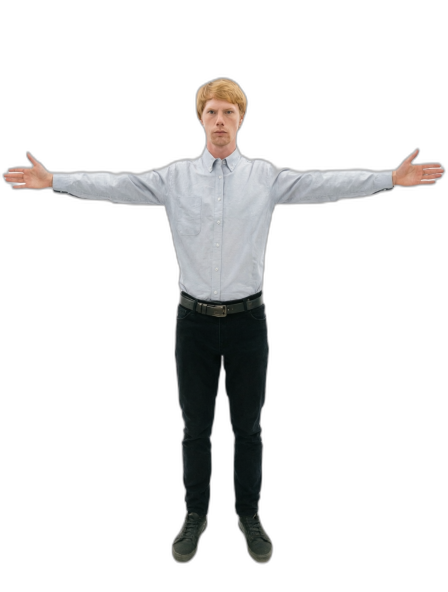
#> input picture assets/cutout.png, 896 x 1184 px (shown at 1/2 size)
$ python build_assets.py
#> lines starting #> are read from the running program, lines starting #| are printed output that depends on the picture; after the words box and inside, x2 and y2 are one past the last pixel; in counts of white or black regions, pixels touching at a corner belong together
"""Cut the rig parts out of assets/cutout.png and write assets/rig.json.

The source photo is a T-pose, which is close to ideal for a cutout rig: nothing is
occluded, both hands are fully visible and the arms are clear of the torso, so no
part has to be reconstructed.

Two details make the joints hold up:

* Each arm piece reaches ~30px *past* its shoulder pivot, into the torso, and the
  arms draw behind the torso. The pivot therefore sits under solid torso pixels
  and swinging an arm down from the T cannot tear the shoulder open.
* Neighbouring pieces overlap along the bone, so a bent elbow or knee shows no gap.

Coordinates are source pixels, measured off the matte (see tools/README.md).

    python tools/build_assets.py
"""

from __future__ import annotations

import json
import math
from pathlib import Path

import numpy as np
from PIL import Image, ImageDraw
from scipy import ndimage as ndi

ROOT = Path(__file__).resolve().parent.parent
CUTOUT = ROOT / "assets" / "cutout.png"
OUT_DIR = ROOT / "assets" / "parts"
RIG_JSON = ROOT / "assets" / "rig.json"

# ---------------------------------------------------------------------------
# Anatomy in source pixels (896x1184 photo)
# ---------------------------------------------------------------------------

JOINTS = {
    "neck": (442, 300),
    "waist": (443, 600),
    "hips": (443, 700),
    # Deliberately at the *top* of the sleeve, not on its centreline. Swinging the
    # arm down from the T maps "outward" to "downward", so any arm material above
    # the pivot swings outboard and pokes out past the shoulder, while material
    # below it swings inboard and stays hidden behind the torso.
    "shoulder_l": (356, 332),
    "shoulder_r": (528, 332),
    "elbow_l": (228, 372),
    "elbow_r": (652, 372),
    "wrist_l": (112, 366),
    "wrist_r": (776, 364),
    "hip_l": (400, 718),
    "hip_r": (487, 718),
    "knee_l": (393, 886),
    "knee_r": (494, 886),
    "ankle_l": (390, 1046),
    "ankle_r": (494, 1046),
}

# Bottom centre between the two shoes: the point that rests on a window edge.
GROUND = (446, 1128)

# The photo is a T-pose, so "arms down" is a rest offset the clips build on top of.
REST_ANGLES = {
    "arm_l_upper": -68.0,
    "arm_l_fore": -6.0,
    "arm_r_upper": 68.0,
    "arm_r_fore": 6.0,
}

# Arm pieces are clamped to start at this y so they carry no material above the
# shoulder pivots; the torso's shoulder cap owns the sleeve tops instead.
_ARM_TOP = 330

_LEG_SPLIT = 444  # the gap between the legs sits here at every height

PART_POLYS: dict[str, list[tuple[int, int]]] = {
    "head": [
        (404, 144), (438, 140), (462, 142), (482, 156), (492, 184), (495, 216),
        (489, 246), (478, 266), (476, 290), (478, 320), (406, 320), (408, 290),
        (405, 266), (394, 244), (387, 212), (390, 174),
    ],
    # Collar down to just below the belt. The shoulders follow the body's own
    # slope and stop where the sleeve begins - taking the full T-pose width here
    # leaves a flat shelf sticking out once the arm swings down. The cap sits a
    # few px wider than his real silhouette so it covers each arm root.
    "torso": [
        (400, 292), (484, 292), (506, 302), (524, 318), (540, 340), (546, 372),
        (548, 440), (538, 500), (534, 560), (536, 606), (538, 640), (348, 640),
        (350, 606), (352, 560), (348, 500), (338, 440), (340, 372), (346, 340),
        (362, 318), (380, 302),
    ],
    "pelvis": [
        (348, 592), (540, 592), (546, 640), (546, 700), (540, 748), (500, 756),
        (444, 752), (388, 756), (348, 748), (342, 700), (342, 640),
    ],
    # Arms are simple boxes clipped by the matte: the inner edge reaches well past
    # the shoulder pivot (hidden behind the torso) and the top is clamped to
    # _ARM_TOP. The forearm boxes overlap the upper arms across the elbow.
    "arm_l_upper": [(394, _ARM_TOP), (394, 426), (200, 426), (200, _ARM_TOP)],
    "arm_l_fore": [(254, 300), (254, 426), (0, 426), (0, 300)],
    "arm_r_upper": [(490, _ARM_TOP), (490, 426), (684, 426), (684, _ARM_TOP)],
    "arm_r_fore": [(628, 282), (628, 426), (896, 426), (896, 282)],
    # legs are filled in below: their knee ends need arcs, not corners
}

# Radius of the shin's cap at the knee, in source px. Just over half the leg's
# width there (~45), so it covers the thigh's cut end at any bend without standing
# proud of the leg's own silhouette.
KNEE_CAP = 46


def _arc(cx: int, cy: int, r: int, a0: float, a1: float, steps: int = 14):
    """Points along a circle, for a joint cap."""
    return [
        (
            int(round(cx + r * math.cos(math.radians(a0 + (a1 - a0) * i / steps)))),
            int(round(cy + r * math.sin(math.radians(a0 + (a1 - a0) * i / steps)))),
        )
        for i in range(steps + 1)
    ]


def _leg_polys() -> dict[str, list[tuple[int, int]]]:
    """Thigh cut square at the knee; shin carrying the whole joint as a round cap.

    Getting this joint right took three goes:

    1. Butting the pieces together tears a gap open on the outside of a bend.
    2. Overlapping them with square ends swaps the gap for black corners poking
       out as the shin swings - the same way square shoulders sprouted wings.
    3. Giving *both* pieces a cap looks like a cross. The thigh's stub below the
       knee does not rotate with the shin, so at a bend it points straight down
       while the shin points off at an angle, and the two read as crossed limbs.

    What works: the thigh stops at the knee, and the shin owns the joint. The
    shin's material near its own pivot is effectively a disc - the round cap above
    plus the leg's own width below - so its silhouette barely changes as it
    rotates, and it covers the thigh's cut end at any angle. The shin draws over
    the thigh, and the trousers are flat black, so the overlap is invisible.
    """
    out: dict[str, list[tuple[int, int]]] = {}
    for side, (kx, ky) in (("l", JOINTS["knee_l"]), ("r", JOINTS["knee_r"])):
        inner = _LEG_SPLIT
        outer = 344 if side == "l" else 546
        lo, hi = min(inner, outer), max(inner, outer)
        # thigh: hip straight down to a flat cut a few px past the knee, so there
        # is no stub left sticking out when the shin swings away
        out[f"thigh_{side}"] = [
            (lo, 690), (hi, 690), (hi, ky + 6), (lo, ky + 6),
        ]

        # shin: round cap centred on the knee, then down to the shoe
        shin = _arc(kx, ky, KNEE_CAP, 180, 360)
        if side == "l":
            shin += [(inner, 1000), (inner, 1140), (330, 1140), (330, 1060), (340, 960)]
        else:
            shin += [(546, 960), (560, 1060), (560, 1140), (inner, 1140), (inner, 1000)]
            shin = shin[::-1]
        out[f"shin_{side}"] = shin
    return out


PART_POLYS.update(_leg_polys())

# name -> (parent, pivot joint, draw order). Lower z draws first, so both arms sit
# behind the torso and the shirt covers each shoulder pivot.
RIG = {
    "arm_r_upper": ("torso", "shoulder_r", 0),
    "arm_r_fore": ("arm_r_upper", "elbow_r", 1),
    "arm_l_upper": ("torso", "shoulder_l", 2),
    "arm_l_fore": ("arm_l_upper", "elbow_l", 3),
    "thigh_r": ("pelvis", "hip_r", 4),
    "shin_r": ("thigh_r", "knee_r", 5),
    "thigh_l": ("pelvis", "hip_l", 6),
    "shin_l": ("thigh_l", "knee_l", 7),
    "pelvis": (None, "hips", 8),
    "torso": ("pelvis", "waist", 9),
    "head": ("torso", "neck", 10),
}


def poly_mask(poly: list[tuple[int, int]], shape: tuple[int, int]) -> np.ndarray:
    img = Image.new("L", (shape[1], shape[0]), 0)
    ImageDraw.Draw(img).polygon(poly, fill=255)
    return np.asarray(img) > 127


def main() -> None:
    if not CUTOUT.exists():
        raise SystemExit(f"missing {CUTOUT}; run tools/cutout.py first")
    cut = Image.open(CUTOUT).convert("RGBA")
#> cut is the input picture: PIL image 896x1184 RGBA; mean R, G, B, A 19.7, 19.7, 19.5, 40.9
    arr = np.asarray(cut)
    rgb = arr[..., :3]
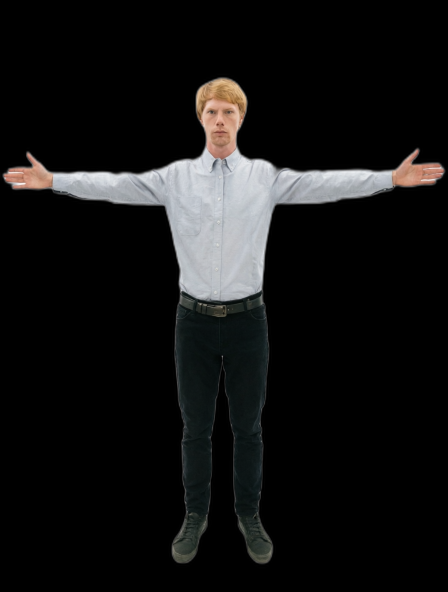
#> rgb: shape (1184, 896, 3) (shown at 1/2 size); mean R, G, B 19.7, 19.7, 19.5
    alpha = arr[..., 3].astype(np.float32) / 255.0
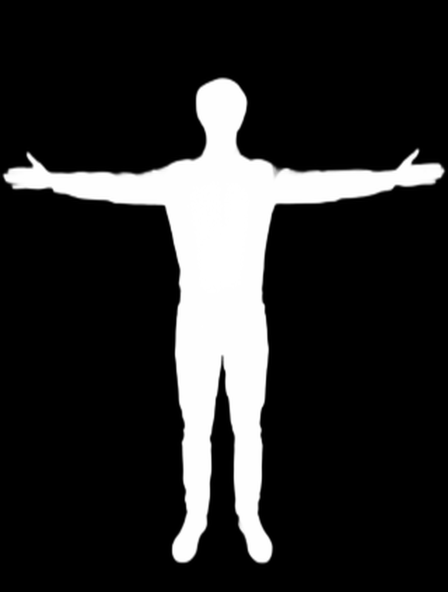
#> alpha: shape (1184, 896) float32 (shown at 1/2 size); min 0, max 1, mean 0.16
    print(f"cutout {cut.size}  coverage {(alpha > 0.02).mean():.4f}")
#| cutout (896, 1184)  coverage 0.1731

    OUT_DIR.mkdir(parents=True, exist_ok=True)
    for old in OUT_DIR.glob("*.png"):
        old.unlink()

    solid = alpha > 0.02
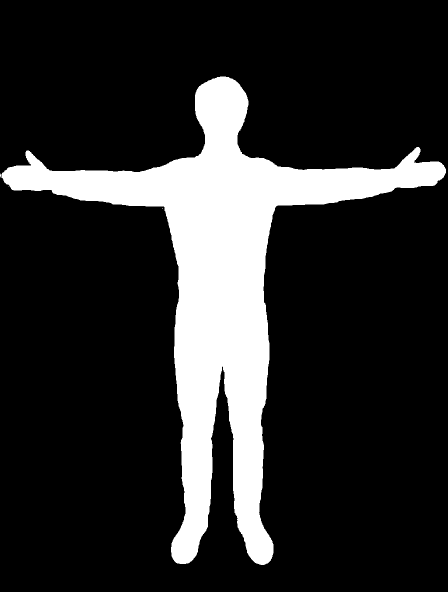
#> solid: shape (1184, 896) bool (shown at 1/2 size); 17.3% white; 4 white regions (3 under 20 px), largest, box (x1, y1, x2, y2) and area: (3, 153, 892, 1130) 183653
    claimed = np.zeros_like(solid)
    parts_meta = {}
    for name in sorted(PART_POLYS, key=lambda n: RIG[n][2]):
        m = poly_mask(PART_POLYS[name], alpha.shape) & solid

        lab, n = ndi.label(m)
        if n > 1:  # drop slivers of a neighbouring limb caught by the polygon
            sizes = ndi.sum(m, lab, range(1, n + 1))
            m = lab == (int(np.argmax(sizes)) + 1)
        if not m.any():
            raise SystemExit(f"part {name} came out empty")
        claimed |= m

        ys, xs = np.nonzero(m)
        x0, y0 = int(xs.min()), int(ys.min())
        x1, y1 = int(xs.max()) + 1, int(ys.max()) + 1
        pa = np.where(m, alpha, 0.0)[y0:y1, x0:x1]
        rgba = np.dstack([rgb[y0:y1, x0:x1], (pa * 255).astype(np.uint8)])
        Image.fromarray(rgba, "RGBA").save(OUT_DIR / f"{name}.png")

        parent, joint, z = RIG[name]
        px, py = JOINTS[joint]
        parts_meta[name] = {
            "file": f"parts/{name}.png",
            "offset": [x0, y0],
            "size": [x1 - x0, y1 - y0],
            "pivot": [px - x0, py - y0],
            "pivot_src": [px, py],
            "parent": parent,
            "z": z,
        }
        print(f"  {name:12s} {x1-x0:4d}x{y1-y0:4d} at ({x0:4d},{y0:4d})  px={int(m.sum())}")
#> this loop made 11 passes
#> (n, sizes, x0, y0, x1, y1) on passes 3 to 4: (2, [15430, 2], 200, 330, 395, 427), (3, [13912, 12, 1], 3, 301, 255, 411)
#> (n, x0, y0, x1, y1) on passes 1, 2, 5, 6, 7, 8: (1, 490, 330, 685, 427), (1, 628, 294, 892, 409), (1, 444, 690, 539, 893), (1, 462, 840, 547, 1130), (1, 348, 690, 445, 893), (1, 342, 840, 427, 1128)
#|   arm_r_upper   195x  97 at ( 490, 330)  px=15508
#|   arm_r_fore    264x 115 at ( 628, 294)  px=15005
#|   arm_l_upper   195x  97 at ( 200, 330)  px=15430
#|   arm_l_fore    252x 110 at (   3, 301)  px=13912
#|   thigh_r        95x 203 at ( 444, 690)  px=15756
#|   shin_r         85x 290 at ( 462, 840)  px=15637
#|   thigh_l        97x 203 at ( 348, 690)  px=16082
#|   shin_l         85x 288 at ( 342, 840)  px=15633
#> (further printed lines are left out)
#> pass 1, in main, `m = poly_mask(PART_POLYS[name], alpha.shape) & solid`:
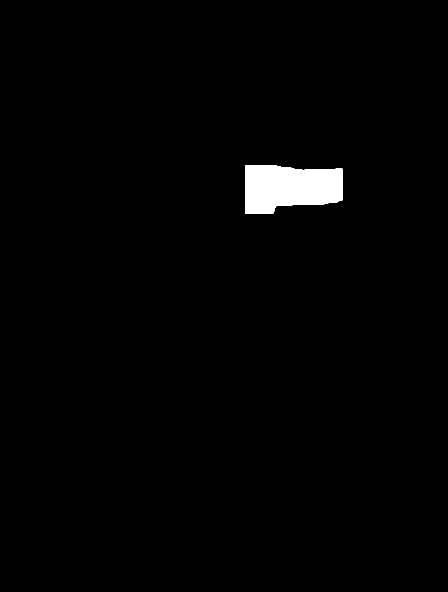
#> m: shape (1184, 896) bool (shown at 1/2 size); 1.5% white; 1 white region, box (x1, y1, x2, y2) and area: (490, 330, 685, 427) 15508
#> pass 1, in main, `pa = np.where(m, alpha, 0.0)[y0:y1, x0:x1]`:
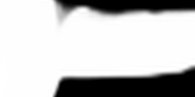
#> pa: shape (97, 195) float32; min 0, max 1, mean 0.758
#> after the loop: claimed: shape (1184, 896) bool; 17.3% white; 1 white region, box (x1, y1, x2, y2) and area: (3, 153, 892, 1130) 183105
#> after the loop:
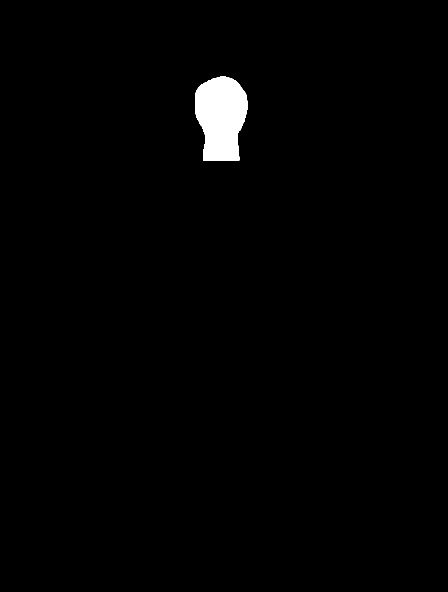
#> m: shape (1184, 896) bool (shown at 1/2 size); 1.3% white; 1 white region, box (x1, y1, x2, y2) and area: (390, 153, 496, 321) 13738
#> after the loop:
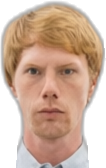
#> rgba: shape (168, 106, 4); mean R, G, B, A 142.2, 112.7, 93.9, 182.1; transparent parts drawn white
#> after the loop, parts_meta = 11 items

    missed = int((solid & ~claimed).sum())
#> missed = 563
    print(f"  unassigned pixels: {missed} ({missed / solid.sum() * 100:.2f}%)")
#|   unassigned pixels: 563 (0.31%)

    fys, fxs = np.nonzero(solid)
    rig = {
        "source": "source.png",
        "source_size": [int(rgb.shape[1]), int(rgb.shape[0])],
        "figure_bbox": [int(fxs.min()), int(fys.min()), int(fxs.max()) + 1, int(fys.max()) + 1],
        "ground": list(GROUND),
        "rest_angles": REST_ANGLES,
        "joints": {k: list(v) for k, v in JOINTS.items()},
        "parts": parts_meta,
    }
    RIG_JSON.write_text(json.dumps(rig, indent=2) + "\n")
    print(f"wrote {RIG_JSON.relative_to(ROOT)} and {len(parts_meta)} part PNGs")
#| wrote assets/rig.json and 11 part PNGs


if __name__ == "__main__":
    main()
